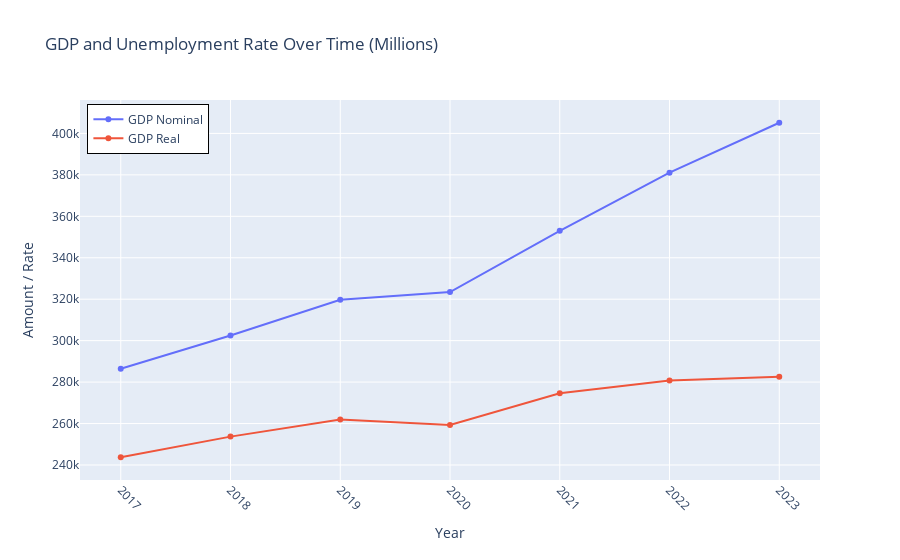

The notebook cell this image was saved under:
### Code cell
# Create traces
trace1 = go.Scatter(x=df['date'], y=df['GDP Nominal (in millions)'], mode='lines+markers', name='GDP Nominal')
trace2 = go.Scatter(x=df['date'], y=df['GDP Real (in millions)'], mode='lines+markers', name='GDP Real')

# Create layout
layout = go.Layout(title='GDP and Unemployment Rate Over Time (Millions)',
                   xaxis=dict(title='Year', tickangle=45),
                   yaxis=dict(title='Amount / Rate'),
                   legend=dict(x=0.01, y=0.99, bordercolor='black', borderwidth=1))

# Create figure and plot
fig = go.Figure(data=[trace1, trace2], layout=layout)

# Show plot
fig.show()

### Figure 1 — Plotly figure (JSON) as saved in the notebook; plotly's stock layout.template omitted (floating-point values rounded to 4 significant figures)
{"data": [{"mode": "lines+markers", "name": "GDP Nominal", "type": "scatter", "x": [2023, 2022, 2021, 2020, 2019, 2018, 2017], "y": [405145, 381035, 353002, 323461, 319684, 302474, 286455]}, {"mode": "lines+markers", "name": "GDP Real", "type": "scatter", "x": [2023, 2022, 2021, 2020, 2019, 2018, 2017], "y": [282529, 280754, 274604, 259288, 261891, 253687, 243732]}], "layout": {"legend": {"bordercolor": "black", "borderwidth": 1, "x": 0.01, "y": 0.99}, "title": {"text": "GDP and Unemployment Rate Over Time (Millions)"}, "xaxis": {"tickangle": 45, "title": {"text": "Year"}}, "yaxis": {"title": {"text": "Amount / Rate"}}}}
